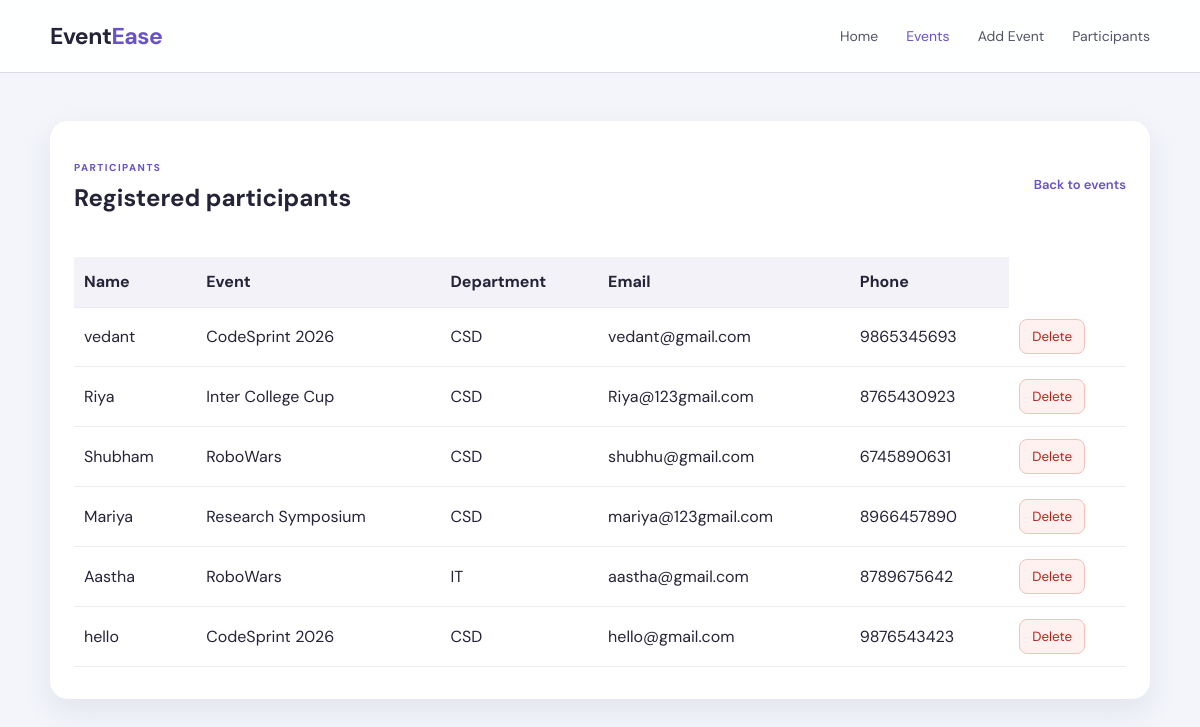
Screenshot of /registrations/ with the database file from the repository.
### events/models.py (models this page shows, shortened)
class Registration(models.Model):
    event = models.ForeignKey(Event, on_delete=models.CASCADE, related_name='registrations')
    full_name = models.CharField(max_length=200)
    email = models.EmailField()
    phone = models.CharField(max_length=15)
    department = models.CharField(max_length=50)
    terms_accepted = models.BooleanField(default=False)
    created_at = models.DateTimeField(auto_now_add=True)
    class Meta:
        ordering = ['-created_at']

class Event(models.Model):
    CATEGORY_CHOICES = [
        ('technical', 'Technical'),
        ('cultural', 'Cultural'),
        ('sports', 'Sports'),
        ('academic', 'Academic'),
    ]
    title = models.CharField(max_length=200)
    category = models.CharField(max_length=20, choices=CATEGORY_CHOICES)
    date = models.DateField()
    venue = models.CharField(max_length=200)
    description = models.TextField()
    image_label = models.CharField(max_length=50, blank=True)
    is_active = models.BooleanField(default=True)
    created_at = models.DateTimeField(auto_now_add=True)
    class Meta:
        ordering = ['date']

### events/views.py (the view)
# urls.py: path('registrations/', registrations_list, name='registrations_list'),
def registrations_list(request):
    registrations = Registration.objects.select_related('event').order_by('-created_at')
    return render(request, 'events/registration_list.html', {'registrations': registrations})

### events/templates/events/registration_list.html (shortened to what this page needs)
{% extends 'events/base.html' %}
{% block content %}
<section class="dashboard-section">
    <div class="page-header">
        <div>
            <span class="section-label">PARTICIPANTS</span>
            <h2>Registered participants</h2>
        </div>
        <a class="text-btn" href="{% url 'event_list' %}">Back to events</a>
    </div>
    {% if registrations %}
    <div class="table-wrap">
        <table class="data-table">
            <thead>
                <tr>
                    <th>Name</th>
                    <th>Event</th>
                    <th>Department</th>
                    <th>Email</th>
                    <th>Phone</th>
                </tr>
            </thead>
            <tbody>
                {% for registration in registrations %}
                <tr>
                    <td>{{ registration.full_name }}</td>
                    <td>{{ registration.event.title }}</td>
                    <td>{{ registration.department }}</td>
                    <td>{{ registration.email }}</td>
                    <td>{{ registration.phone }}</td>
                    <td>
                        <form method="post" action="{% url 'registration_delete' registration.pk %}">
                            <button type="submit" class="small-delete-btn">Delete</button>
                        </form>
                    </td>
                </tr>
                {% endfor %}
            </tbody>
        </table>
    </div>
    {% else %}
    <p>No registrations yet.</p>
    {% endif %}
</section>
{% endblock %}

### events/static/events/style.css (style rules this page uses)
* { margin: 0; padding: 0; box-sizing: border-box; }
html { scroll-behavior: smooth; scroll-padding-top: 75px; }
body { font-family: "DM Sans", sans-serif; color: #242338; background: rgb(207, 239, 237); line-height: 1.6; }
.admin-body { background: #f3f5fb; }
.dashboard-section { max-width: 1100px; margin: 48px auto; padding: 32px 24px; background: #fff; border-radius: 18px; box-shadow: 0 12px 30px rgba(39, 36, 59, 0.08); }
.page-header { display: flex; justify-content: space-between; align-items: center; gap: 20px; margin-bottom: 24px; }
.table-wrap { overflow-x: auto; }
.data-table { width: 100%; border-collapse: collapse; margin-top: 16px; }
.data-table th, .data-table td { border-bottom: 1px solid #eeeaf8; padding: 12px 10px; text-align: left; }
.data-table th { background: #f3f2f8; }
.small-delete-btn { background: #fff1f0; border: 1px solid #f3c2bc; color: #b42318; padding: 8px 12px; border-radius: 8px; cursor: pointer; }
a { text-decoration: none; color: inherit; }
button, input, select { font-family: inherit; }
.text-btn { color: #6952c9; font-size: 13px; font-weight: 600; }
.section-title > div > span, .section-label { color: #6952c9; font-size: 10px; font-weight: 700; letter-spacing: 1.5px; }

### rows the page displays
Registration: full_name "vedant", event "CodeSprint 2026", department "CSD", email "vedant@gmail.com", phone "9865345693"
Registration: full_name "Riya", event "Inter College Cup", department "CSD", email "Riya@123gmail.com", phone "8765430923"
Registration: full_name "Shubham", event "RoboWars", department "CSD", email "shubhu@gmail.com", phone "6745890631"
Registration: full_name "Mariya", event "Research Symposium", department "CSD", email "mariya@123gmail.com", phone "8966457890"
Registration: full_name "Aastha", event "RoboWars", department "IT", email "aastha@gmail.com", phone "8789675642"
Registration: full_name "hello", event "CodeSprint 2026", department "CSD", email "hello@gmail.com", phone "9876543423"
